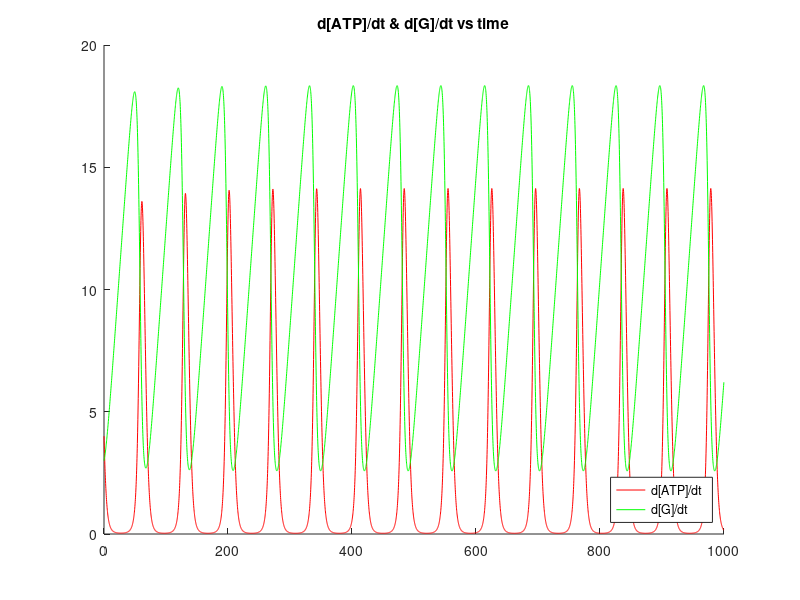
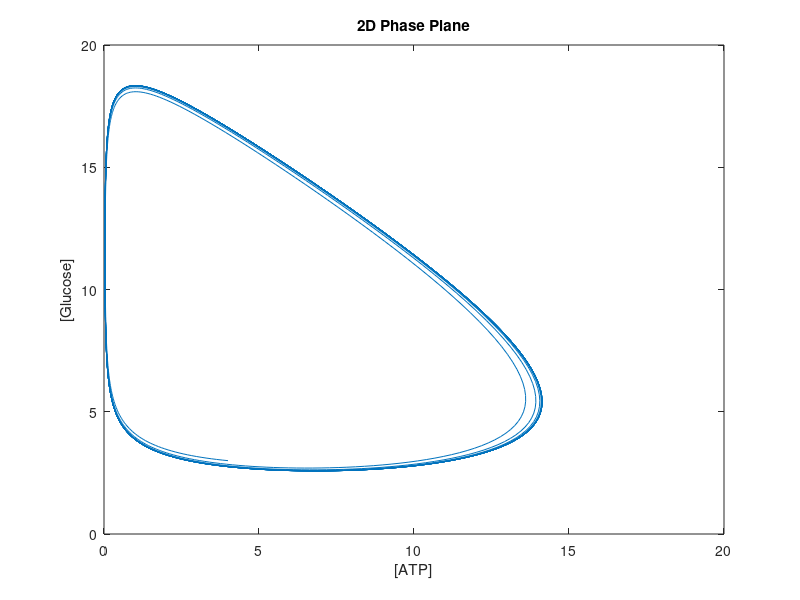

Source code (MATLAB) for these figures, in order:
% % Use Euler's method to integrate simple one variable ODE
% % Use program as template for more interesting models

% % Note:  produces slightly different output compared with 
% % example shown in class.  Different values of b, dt, tlast

% Vin = 0.36 ;  % default parameters (Vin = 0.36)
% k1 = 0.02 ;
% kp = 6 ;
% Km = 13 ;     % use 13 for oscillation

% Vin = 0.3 ; % default parameters for damped osc
% k1 = 0.02 ; % Question 6
% kp = 6 ;
% Km = 18 ;

Vin = 0.36 ; 
k1 = 0.02 ;
kp = 6 ;
Km = 13 ;     % vary in Question 9

colors = repmat('krgbmc',1,300) ;
 
dt    = 0.2 ; % value to match Question 2 answers
tlast = 1000 ; % s
 
iterations = round(tlast/dt) ; 
xall = zeros(iterations,1) ;
yall = zeros(iterations,1) ;

ATP = 4 ;
G = 3 ;

x = ATP ;
y = G ;
for i = 1:iterations 
  xall(i) = x ;
  yall(i) = y ;
  dxdt = (2*k1*y*x) - ((kp*x)/(x + Km)) ;
  dydt = Vin - (k1*y*x) ;
  x = x + dxdt*dt ;    
  y = y + dydt*dt ;  
end % of this time step

time = dt*(0:iterations-1)' ;
figure
hold on
plot(time,xall,colors(2))
plot(time,yall,colors(3))
title('d[ATP]/dt & d[G]/dt vs time')
figurelegend{1} = ['d[ATP]/dt']; 
figurelegend{2} = ['d[G]/dt'];
legend(figurelegend,'Location','Southeast') % create legend in bottom right

figure
plot(xall,yall)
title('2D Phase Plane')
ylabel('[Glucose]');
xlabel('[ATP]');
